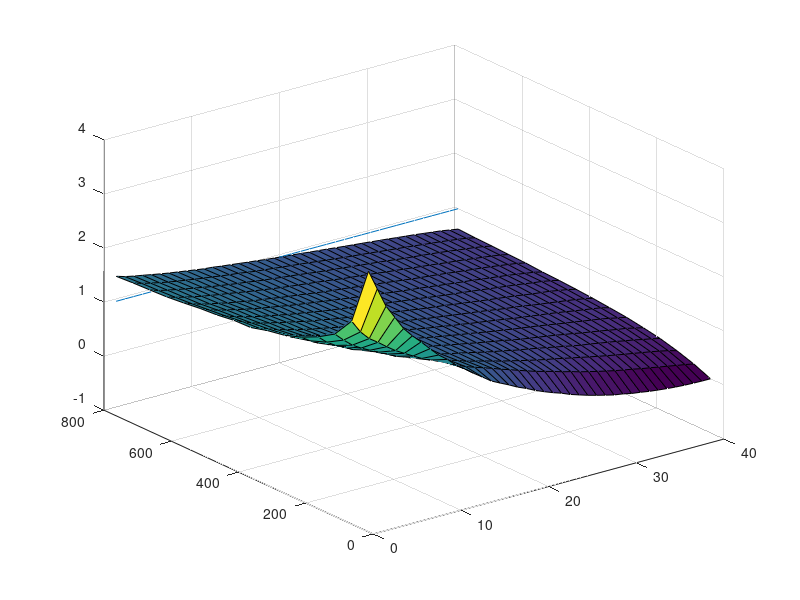

Reproduce this figure in MATLAB.
% this script displays the scattering-of-eigenvalues phenomenon 
% see Sec. 4.4 in "Risk and Asset Allocation" - Springer (2005), by A. Meucci

clc; clear; close all;

%%%%%%%%%%%%%%%%%%%%%%%%%%%%%%%%%%%%%%%%%%%%%%%%%%%%%%%%%%%%%%%%%%%%%%%%%%%%%%%%%%%%%%%%%%%%%%%%%%%%%%%%%%%%%%%%%%
% inputs
N = 40;
Mu = 0*ones(N,1);
Sigma=eye(N);

NumSimulations=30;
%%%%%%%%%%%%%%%%%%%%%%%%%%%%%%%%%%%%%%%%%%%%%%%%%%%%%%%%%%%%%%%%%%%%%%%%%%%%%%%%%%%%%%%%%%%%%%%%%%%%%%%%%%%%%%%%%%
Sample=[round(1*N) : 50 : 20*N];

% compute true eigenvalues
[EVec,EVal]=eig(Sigma);
[dummy,Index]=sort(-diag(EVal));
EVec=EVec(:,Index);
EVal=diag(EVal(Index,Index));

% compute eigenvalues of sample estimator
Store_EVal_Hat=[];
for i=1:length(Sample)
    CyclesToGo=length(Sample)-i+1
    T=Sample(i);
    EVal_Hat=0;
    for n=1:NumSimulations
        X=mvnrnd(Mu,Sigma,T);
        Sigma_Hat=cov(X);

        [EVec_Hat,L]=eig(Sigma_Hat);
        [dummy,Index]=sort(-diag(L));
        L=diag(L(Index,Index));

        EVal_Hat=EVal_Hat+L;
    end
    EVal_Hat=EVal_Hat/NumSimulations;

    Store_EVal_Hat=[Store_EVal_Hat
        EVal_Hat'];
end

%%%%%%%%%%%%%%%%%%%%%%%%%%%%%%%%%%%%%%%%%%%%%%%%%%%%%%%%%%%%%%%%%%%%%%%%%%%%%%%%%%%%%%%%%%%%%%%%%%%%%%%%%%%%%%%%%%
% plots

figure
% plot eigenvalues of sample estimator
[X,Y]=meshgrid([1:N],Sample);
h1=surf(X,Y,Store_EVal_Hat);

% plot true eigenvalues
hold on
x=[1:N];
y=Sample(end)+0*EVal;
z=EVal;
h=plot3(x,y,z);

grid on
